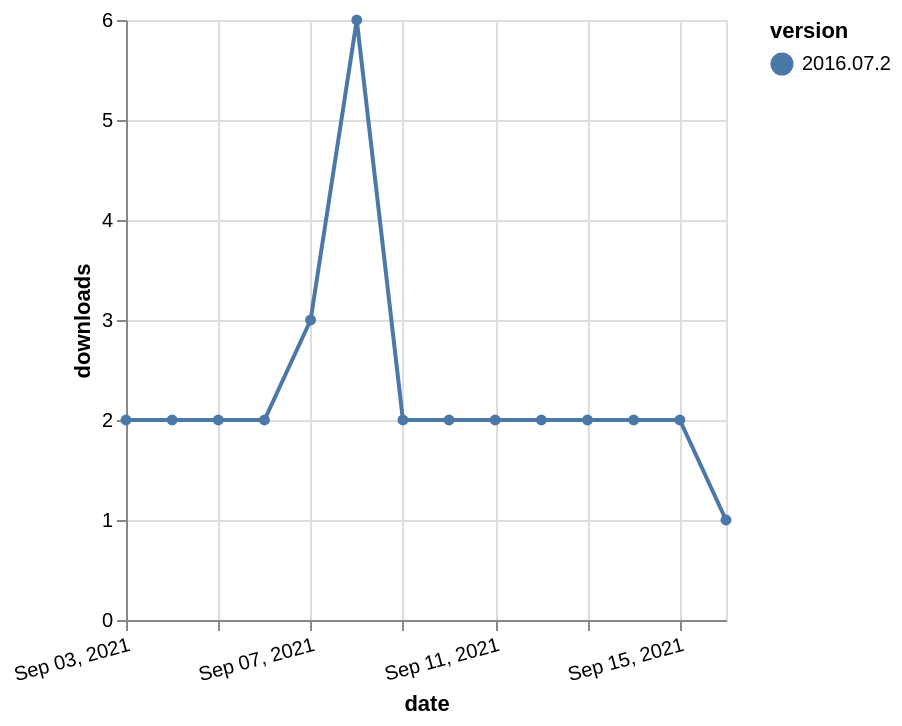

Here is the Vega-Lite specification saved for this chart:
### Vega-Lite specification from a JSON file in a GitHub repository (floating-point values rounded to 4 significant figures)
{"$schema": "https://vega.github.io/schema/vega-lite/v5.json", "description": "A simple bar chart with embedded data.", "data": {"values": [{"date": "2021-09-03", "total": 2819, "delta": 2, "version": "2016.07.2"}, {"date": "2021-09-04", "total": 2821, "delta": 2, "version": "2016.07.2"}, {"date": "2021-09-05", "total": 2823, "delta": 2, "version": "2016.07.2"}, {"date": "2021-09-06", "total": 2825, "delta": 2, "version": "2016.07.2"}, {"date": "2021-09-07", "total": 2828, "delta": 3, "version": "2016.07.2"}, {"date": "2021-09-08", "total": 2834, "delta": 6, "version": "2016.07.2"}, {"date": "2021-09-09", "total": 2836, "delta": 2, "version": "2016.07.2"}, {"date": "2021-09-10", "total": 2838, "delta": 2, "version": "2016.07.2"}, {"date": "2021-09-11", "total": 2840, "delta": 2, "version": "2016.07.2"}, {"date": "2021-09-12", "total": 2842, "delta": 2, "version": "2016.07.2"}, {"date": "2021-09-13", "total": 2844, "delta": 2, "version": "2016.07.2"}, {"date": "2021-09-14", "total": 2846, "delta": 2, "version": "2016.07.2"}, {"date": "2021-09-15", "total": 2848, "delta": 2, "version": "2016.07.2"}, {"date": "2021-09-16", "total": 2849, "delta": 1, "version": "2016.07.2"}]}, "width": "container", "mark": {"type": "line", "point": {"filled": true}}, "encoding": {"x": {"field": "date", "type": "temporal", "timeUnit": "yearmonthdate", "title": "date", "axis": {"labelAngle": -15}}, "y": {"field": "delta", "type": "quantitative", "title": "downloads"}, "color": {"field": "version", "type": "nominal"}, "tooltip": {"field": "delta"}}}
